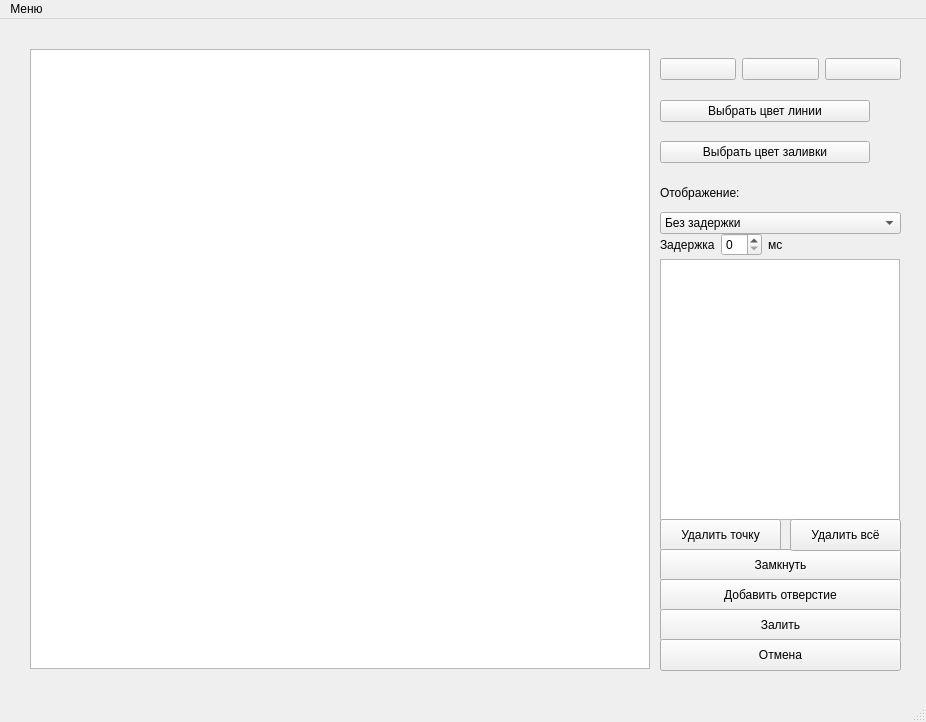
<?xml version="1.0" encoding="UTF-8"?>
<ui version="4.0">
 <class>MainWindow</class>
 <widget class="QMainWindow" name="MainWindow">
  <property name="geometry">
   <rect>
    <x>0</x>
    <y>0</y>
    <width>926</width>
    <height>722</height>
   </rect>
  </property>
  <property name="windowTitle">
   <string>Лабораторная работа №5</string>
  </property>
  <widget class="QWidget" name="centralwidget">
   <widget class="QGraphicsView" name="graphicsView">
    <property name="geometry">
     <rect>
      <x>30</x>
      <y>30</y>
      <width>620</width>
      <height>620</height>
     </rect>
    </property>
   </widget>
   <widget class="QWidget" name="layoutWidget">
    <property name="geometry">
     <rect>
      <x>660</x>
      <y>70</y>
      <width>241</width>
      <height>86</height>
     </rect>
    </property>
    <layout class="QVBoxLayout" name="verticalLayout">
     <item>
      <layout class="QHBoxLayout" name="horizontalLayout_2">
       <item>
        <widget class="QPushButton" name="pushButton_line_color">
         <property name="text">
          <string>Выбрать цвет линии</string>
         </property>
        </widget>
       </item>
       <item>
        <widget class="QLabel" name="label_lc">
         <property name="minimumSize">
          <size>
           <width>25</width>
           <height>25</height>
          </size>
         </property>
         <property name="maximumSize">
          <size>
           <width>25</width>
           <height>25</height>
          </size>
         </property>
         <property name="sizeIncrement">
          <size>
           <width>0</width>
           <height>0</height>
          </size>
         </property>
         <property name="baseSize">
          <size>
           <width>0</width>
           <height>0</height>
          </size>
         </property>
         <property name="text">
          <string/>
         </property>
        </widget>
       </item>
      </layout>
     </item>
     <item>
      <layout class="QHBoxLayout" name="horizontalLayout_3">
       <item>
        <widget class="QPushButton" name="pushButton_fill_color">
         <property name="text">
          <string>Выбрать цвет заливки</string>
         </property>
        </widget>
       </item>
       <item>
        <widget class="QLabel" name="label_fc">
         <property name="minimumSize">
          <size>
           <width>25</width>
           <height>25</height>
          </size>
         </property>
         <property name="maximumSize">
          <size>
           <width>25</width>
           <height>25</height>
          </size>
         </property>
         <property name="text">
          <string/>
         </property>
        </widget>
       </item>
      </layout>
     </item>
    </layout>
   </widget>
   <widget class="QWidget" name="layoutWidget">
    <property name="geometry">
     <rect>
      <x>660</x>
      <y>160</y>
      <width>241</width>
      <height>55</height>
     </rect>
    </property>
    <layout class="QVBoxLayout" name="verticalLayout_3">
     <item>
      <widget class="QLabel" name="label_3">
       <property name="text">
        <string>Отображение:</string>
       </property>
      </widget>
     </item>
     <item>
      <widget class="QComboBox" name="comboBox">
       <item>
        <property name="text">
         <string>Без задержки</string>
        </property>
       </item>
       <item>
        <property name="text">
         <string>С задержкой</string>
        </property>
       </item>
      </widget>
     </item>
    </layout>
   </widget>
   <widget class="QWidget" name="layoutWidget">
    <property name="geometry">
     <rect>
      <x>660</x>
      <y>210</y>
      <width>241</width>
      <height>31</height>
     </rect>
    </property>
    <layout class="QHBoxLayout" name="horizontalLayout_7">
     <item>
      <widget class="QLabel" name="label_4">
       <property name="text">
        <string>Задержка</string>
       </property>
      </widget>
     </item>
     <item>
      <widget class="QSpinBox" name="spinBox"/>
     </item>
     <item>
      <widget class="QLabel" name="label_5">
       <property name="text">
        <string>мс</string>
       </property>
      </widget>
     </item>
     <item>
      <spacer name="horizontalSpacer_2">
       <property name="orientation">
        <enum>Qt::Horizontal</enum>
       </property>
       <property name="sizeHint" stdset="0">
        <size>
         <width>40</width>
         <height>20</height>
        </size>
       </property>
      </spacer>
     </item>
    </layout>
   </widget>
   <widget class="QTableWidget" name="tableWidget">
    <property name="geometry">
     <rect>
      <x>660</x>
      <y>240</y>
      <width>240</width>
      <height>261</height>
     </rect>
    </property>
    <property name="maximumSize">
     <size>
      <width>240</width>
      <height>16777215</height>
     </size>
    </property>
    <attribute name="horizontalHeaderMinimumSectionSize">
     <number>50</number>
    </attribute>
    <attribute name="horizontalHeaderDefaultSectionSize">
     <number>60</number>
    </attribute>
   </widget>
   <widget class="QPushButton" name="pushButton_del_point">
    <property name="geometry">
     <rect>
      <x>660</x>
      <y>500</y>
      <width>121</width>
      <height>32</height>
     </rect>
    </property>
    <property name="text">
     <string>Удалить точку</string>
    </property>
   </widget>
   <widget class="QPushButton" name="pushButton_close">
    <property name="geometry">
     <rect>
      <x>660</x>
      <y>530</y>
      <width>241</width>
      <height>32</height>
     </rect>
    </property>
    <property name="text">
     <string>Замкнуть</string>
    </property>
   </widget>
   <widget class="QPushButton" name="pushButton_add_hole">
    <property name="geometry">
     <rect>
      <x>660</x>
      <y>560</y>
      <width>241</width>
      <height>32</height>
     </rect>
    </property>
    <property name="text">
     <string>Добавить отверстие</string>
    </property>
   </widget>
   <widget class="QPushButton" name="pushButton_fill">
    <property name="geometry">
     <rect>
      <x>660</x>
      <y>590</y>
      <width>241</width>
      <height>32</height>
     </rect>
    </property>
    <property name="text">
     <string>Залить</string>
    </property>
   </widget>
   <widget class="QPushButton" name="pushButton_clear">
    <property name="geometry">
     <rect>
      <x>790</x>
      <y>500</y>
      <width>111</width>
      <height>32</height>
     </rect>
    </property>
    <property name="text">
     <string>Удалить всё</string>
    </property>
   </widget>
   <widget class="QPushButton" name="pushButton_cancel">
    <property name="geometry">
     <rect>
      <x>660</x>
      <y>620</y>
      <width>241</width>
      <height>32</height>
     </rect>
    </property>
    <property name="text">
     <string>Отмена</string>
    </property>
   </widget>
   <widget class="QWidget" name="horizontalLayoutWidget">
    <property name="geometry">
     <rect>
      <x>660</x>
      <y>30</y>
      <width>241</width>
      <height>41</height>
     </rect>
    </property>
    <layout class="QHBoxLayout" name="horizontalLayout">
     <item>
      <widget class="QPushButton" name="pushButton_reset_scale">
       <property name="text">
        <string/>
       </property>
       <property name="icon">
        <iconset>
         <normaloff>icons/scale.png</normaloff>icons/scale.png</iconset>
       </property>
       <property name="iconSize">
        <size>
         <width>25</width>
         <height>25</height>
        </size>
       </property>
      </widget>
     </item>
     <item>
      <widget class="QPushButton" name="pushButton_cursor_mode">
       <property name="text">
        <string/>
       </property>
       <property name="icon">
        <iconset>
         <normaloff>icons/dot.png</normaloff>icons/dot.png</iconset>
       </property>
       <property name="iconSize">
        <size>
         <width>25</width>
         <height>25</height>
        </size>
       </property>
      </widget>
     </item>
     <item>
      <widget class="QPushButton" name="pushButton_drag_mode">
       <property name="text">
        <string/>
       </property>
       <property name="icon">
        <iconset>
         <normaloff>icons/drag.png</normaloff>icons/drag.png</iconset>
       </property>
       <property name="iconSize">
        <size>
         <width>25</width>
         <height>25</height>
        </size>
       </property>
      </widget>
     </item>
    </layout>
   </widget>
  </widget>
  <widget class="QMenuBar" name="menubar">
   <property name="geometry">
    <rect>
     <x>0</x>
     <y>0</y>
     <width>926</width>
     <height>24</height>
    </rect>
   </property>
   <widget class="QMenu" name="menu">
    <property name="title">
     <string>Меню</string>
    </property>
    <addaction name="author_info_action"/>
    <addaction name="program_info_action"/>
    <addaction name="exit_action"/>
   </widget>
   <addaction name="menu"/>
  </widget>
  <widget class="QStatusBar" name="statusbar"/>
  <action name="author_info_action">
   <property name="text">
    <string>Об авторе</string>
   </property>
  </action>
  <action name="program_info_action">
   <property name="text">
    <string>О программе</string>
   </property>
  </action>
  <action name="exit_action">
   <property name="text">
    <string>Выйти</string>
   </property>
  </action>
 </widget>
 <resources/>
 <connections/>
</ui>
